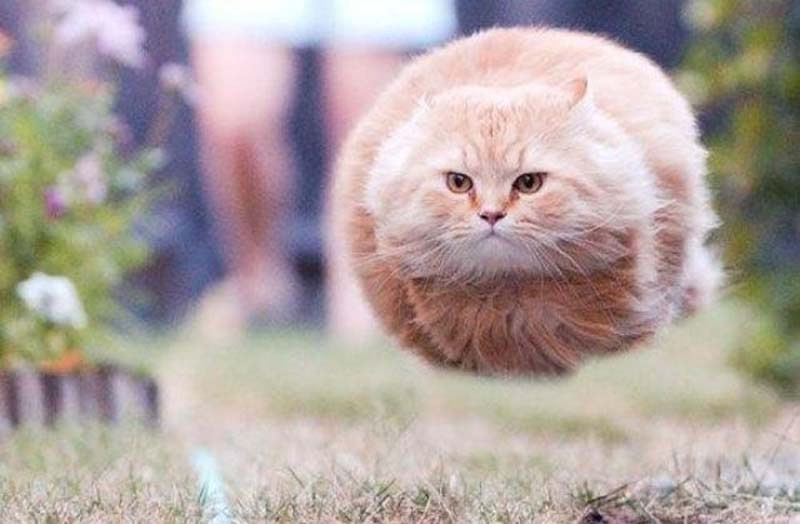
#> input picture Lab8/cats-32.jpg, 800 x 524 px
$ python lab8_task1.py
#> lines starting #> are read from the running program, lines starting #| are printed output that depends on the picture
import cv2
import numpy as np
import random

image = cv2.imread("cats-32.jpg")
#> image is the input picture: shape (524, 800, 3); mean B, G, R 159.7, 162.4, 174.9
cv2.imshow("Original image", image)
image1 = cv2.bitwise_not(image)
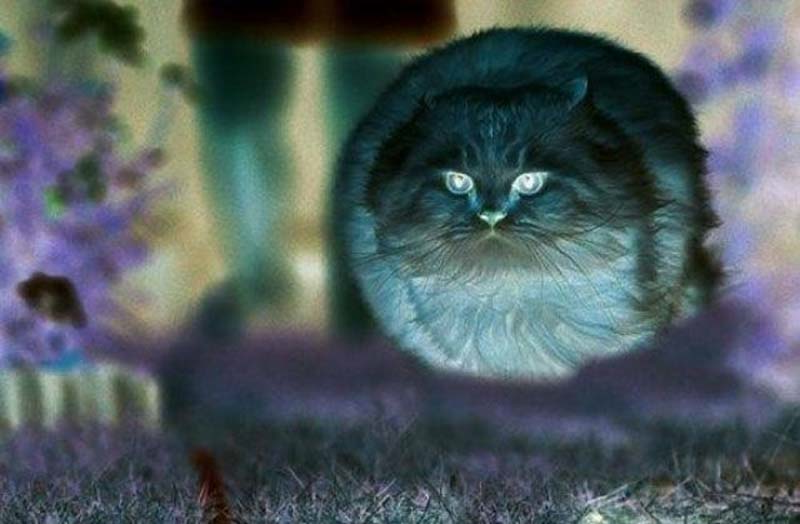
#> image1: shape (524, 800, 3); mean B, G, R 95.3, 92.6, 80.1
cv2.imshow("Inverted image", image1)


def sepia(image):
    kernel = np.array([[0.272, 0.534, 0.131],
                       [0.349, 0.686, 0.168],
                       [0.393, 0.769, 0.189]])
    return cv2.filter2D(image, -1, kernel)
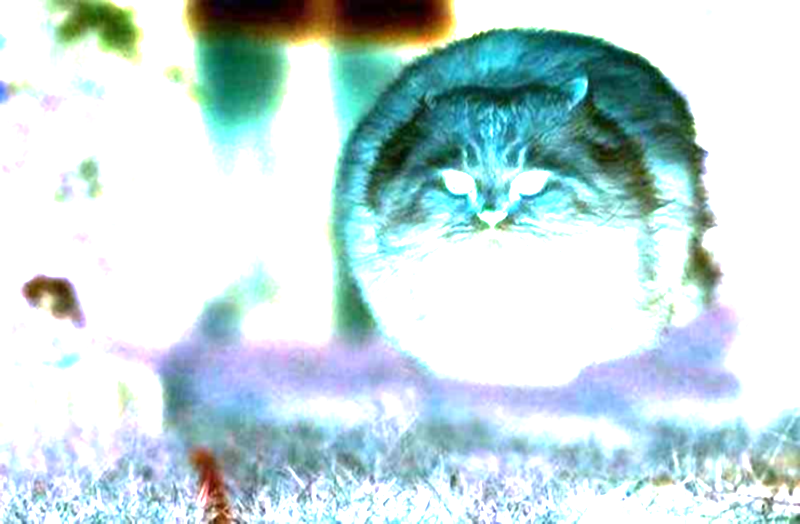
#> returned value: shape (524, 800, 3); mean of channels 0, 1, 2 220.1, 218, 196; drawn as B, G, R


image2 = sepia(image1)


def sp_noise(image, prob):
#> called with prob = 0.01
    output = np.zeros(image.shape, np.uint8)
    thres = 1 - prob
    for i in range(image.shape[0]):
        for j in range(image.shape[1]):
            rdn = random.random()
            if rdn < prob:
                output[i][j] = 0
            elif rdn > thres:
                output[i][j] = 255
            else:
                output[i][j] = image[i][j]
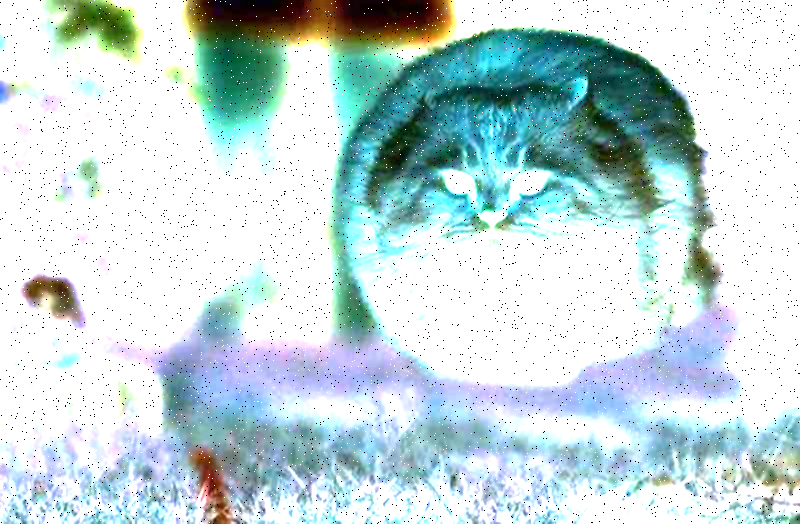
#> output: shape (524, 800, 3); mean B, G, R 218.2, 216.2, 194.6
    return output


dst = sp_noise(image2, 0.01)
cv2.imshow("Salt&Pepper noise + Sepia", dst)
brighten_image = cv2.bitwise_not(image2)
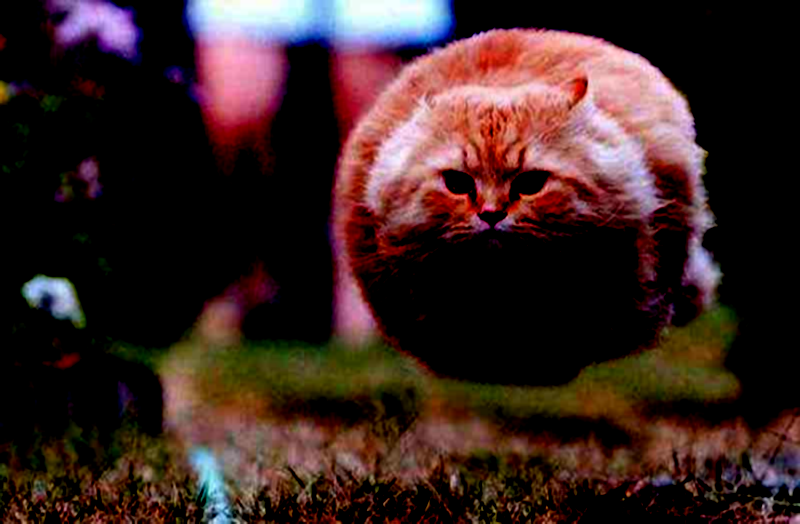
#> brighten_image: shape (524, 800, 3); mean B, G, R 34.9, 37, 59

new_image = np.zeros(brighten_image.shape, brighten_image.dtype)
alpha = 1.3
beta = 40
for y in range(brighten_image.shape[0]):
    for x in range(brighten_image.shape[1]):
        for c in range(brighten_image.shape[2]):
            new_image[y, x, c] = np.clip(alpha * brighten_image[y, x, c] + beta, 0, 255)
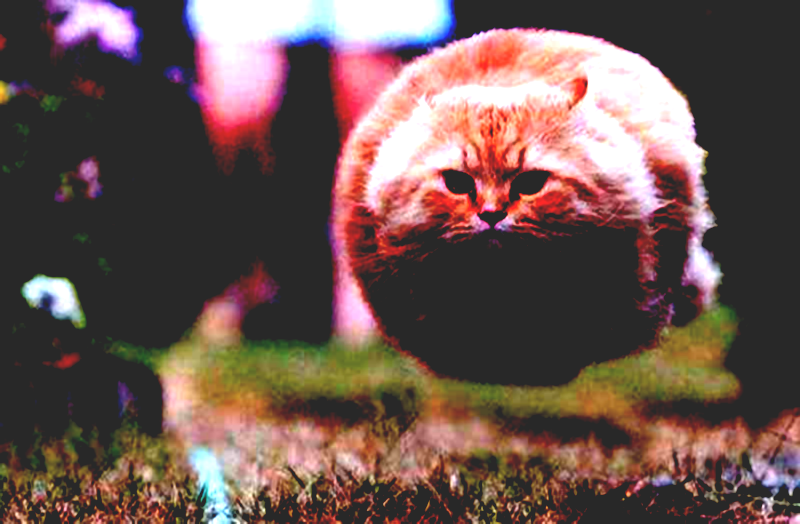
#> new_image: shape (524, 800, 3); mean B, G, R 80.6, 85.4, 108.6

lookUpTable = np.empty((1, 256), np.uint8)
for i in range(256):
    lookUpTable[0, i] = np.clip(pow(i / 255.0, 0.8) * 255.0, 0, 255)
res = cv2.LUT(new_image, lookUpTable)

denoise_image = cv2.medianBlur(image, 5)
cv2.imshow("Denoise + brightness/contrast correction", denoise_image)
cv2.waitKey(0)
cv2.destroyAllWindows()
